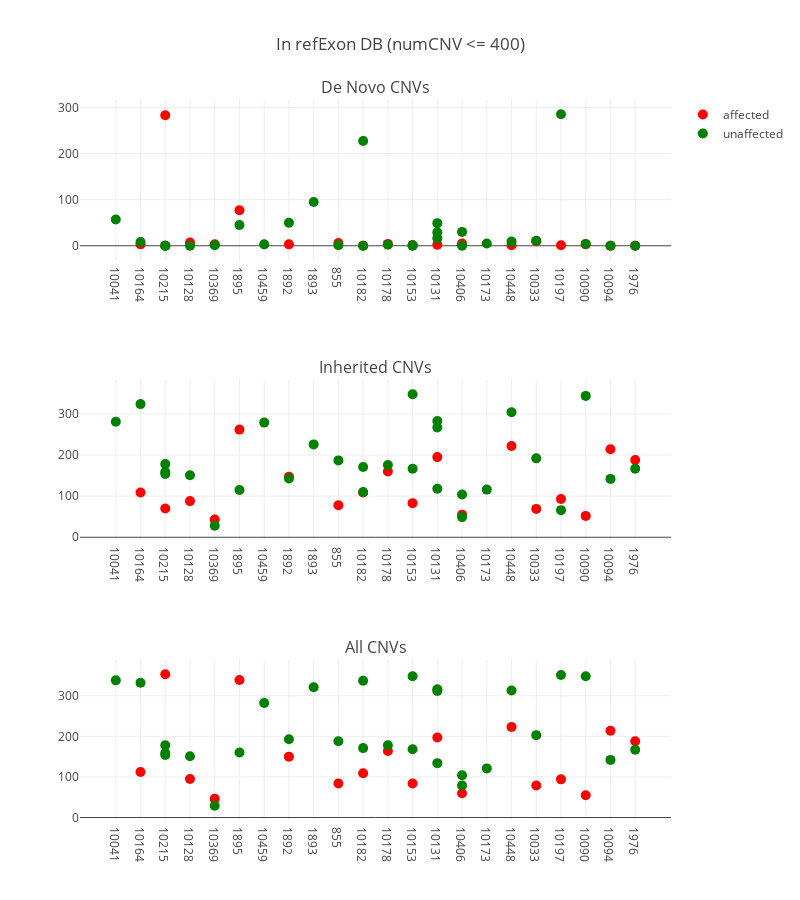
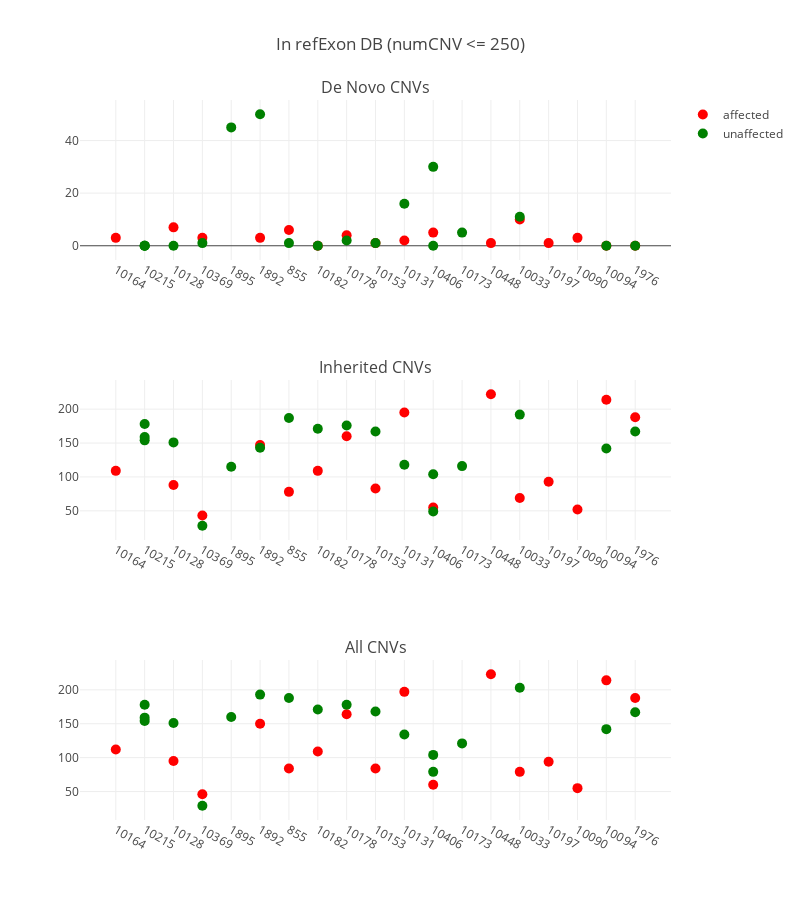

Notebook code for these charts, in order:
### Code cell
plot_cnvs('/data/sudregp/cnv/penncnv/results/summary_refexon_400.csv',
          'In refExon DB (numCNV <= 400)')
plot_cnvs('/data/sudregp/cnv/penncnv/results/summary_refexon_250.csv',
          'In refExon DB (numCNV <= 250)')

### Figure 1 — Plotly figure (JSON) as saved in the notebook; plotly's stock layout.template omitted (floating-point values rounded to 4 significant figures)
{"data": [{"hoverinfo": "text+y", "marker": {"color": "red", "size": 10}, "mode": "markers", "name": "affected", "showlegend": true, "text": ["CLIA_400122", "CLIA_400125", "CLIA_400153", "CCGO_800980", "CLIA_400132", "CLIA_400134", "CLIA_400216", "CLIA_400121", "CLIA_400131", "CLIA_400128", "CLIA_400140", "CLIA_400178", "CLIA_400205", "CLIA_400127", "CLIA_400129", "CLIA_400123", "CLIA_400130", "CLIA_400204"], "type": "scatter", "x": [1, 2, 3, 4, 5, 7, 9, 10, 11, 12, 13, 14, 16, 17, 18, 19, 20, 21], "xaxis": "x1", "y": [3, 283, 7, 3, 77, 3, 6, 0, 4, 1, 2, 5, 1, 10, 1, 3, 0, 0], "yaxis": "y1"}, {"hoverinfo": "text+y", "hovertext": ["CLIA_400155", "CLIA_400135", "CLIA_400191", "CLIA_400189", "CLIA_400193", "CLIA_400152", "CCGO_800979", "CLIA_400158", "CLIA_400209", "CLIA_400175", "CLIA_400162", "CLIA_400133", "CLIA_400170", "CLIA_400172", "CLIA_400159", "CLIA_400210", "CLIA_400212", "CLIA_400138", "CLIA_400139", "CLIA_400142", "CLIA_400179", "CLIA_400180", "CLIA_400148", "CLIA_400200", "CLIA_400166", "CLIA_400181", "CLIA_400195", "CLIA_400144", "CLIA_400201"], "marker": {"color": "green", "size": 10}, "mode": "markers", "name": "unaffected", "showlegend": true, "type": "scatter", "x": [0, 1, 2, 2, 2, 3, 4, 5, 6, 7, 8, 9, 10, 10, 11, 12, 12, 13, 13, 13, 14, 14, 15, 16, 17, 18, 19, 20, 21], "xaxis": "x1", "y": [57, 8, 0, 0, 0, 0, 1, 45, 3, 50, 95, 1, 0, 227, 2, 0, 1, 16, 49, 29, 30, 0, 5, 9, 11, 285, 4, 0, 0], "yaxis": "y1"}, {"hoverinfo": "text+y", "marker": {"color": "red", "size": 10}, "mode": "markers", "name": "affected", "showlegend": false, "text": ["CLIA_400122", "CLIA_400125", "CLIA_400153", "CCGO_800980", "CLIA_400132", "CLIA_400134", "CLIA_400216", "CLIA_400121", "CLIA_400131", "CLIA_400128", "CLIA_400140", "CLIA_400178", "CLIA_400205", "CLIA_400127", "CLIA_400129", "CLIA_400123", "CLIA_400130", "CLIA_400204"], "type": "scatter", "x": [1, 2, 3, 4, 5, 7, 9, 10, 11, 12, 13, 14, 16, 17, 18, 19, 20, 21], "xaxis": "x2", "y": [109, 70, 88, 43, 262, 147, 78, 109, 160, 83, 195, 55, 222, 69, 93, 52, 214, 188], "yaxis": "y2"}, {"hoverinfo": "text+y", "hovertext": ["CLIA_400155", "CLIA_400135", "CLIA_400191", "CLIA_400189", "CLIA_400193", "CLIA_400152", "CCGO_800979", "CLIA_400158", "CLIA_400209", "CLIA_400175", "CLIA_400162", "CLIA_400133", "CLIA_400170", "CLIA_400172", "CLIA_400159", "CLIA_400210", "CLIA_400212", "CLIA_400138", "CLIA_400139", "CLIA_400142", "CLIA_400179", "CLIA_400180", "CLIA_400148", "CLIA_400200", "CLIA_400166", "CLIA_400181", "CLIA_400195", "CLIA_400144", "CLIA_400201"], "marker": {"color": "green", "size": 10}, "mode": "markers", "name": "unaffected", "showlegend": false, "type": "scatter", "x": [0, 1, 2, 2, 2, 3, 4, 5, 6, 7, 8, 9, 10, 10, 11, 12, 12, 13, 13, 13, 14, 14, 15, 16, 17, 18, 19, 20, 21], "xaxis": "x2", "y": [281, 324, 159, 154, 178, 151, 28, 115, 279, 143, 226, 187, 171, 110, 176, 348, 167, 118, 267, 283, 49, 104, 116, 304, 192, 66, 344, 142, 167], "yaxis": "y2"}, {"hoverinfo": "text+y", "marker": {"color": "red", "size": 10}, "mode": "markers", "name": "affected", "showlegend": false, "text": ["CLIA_400122", "CLIA_400125", "CLIA_400153", "CCGO_800980", "CLIA_400132", "CLIA_400134", "CLIA_400216", "CLIA_400121", "CLIA_400131", "CLIA_400128", "CLIA_400140", "CLIA_400178", "CLIA_400205", "CLIA_400127", "CLIA_400129", "CLIA_400123", "CLIA_400130", "CLIA_400204"], "type": "scatter", "x": [1, 2, 3, 4, 5, 7, 9, 10, 11, 12, 13, 14, 16, 17, 18, 19, 20, 21], "xaxis": "x3", "y": [112, 353, 95, 46, 339, 150, 84, 109, 164, 84, 197, 60, 223, 79, 94, 55, 214, 188], "yaxis": "y3"}, {"hoverinfo": "text+y", "hovertext": ["CLIA_400155", "CLIA_400135", "CLIA_400191", "CLIA_400189", "CLIA_400193", "CLIA_400152", "CCGO_800979", "CLIA_400158", "CLIA_400209", "CLIA_400175", "CLIA_400162", "CLIA_400133", "CLIA_400170", "CLIA_400172", "CLIA_400159", "CLIA_400210", "CLIA_400212", "CLIA_400138", "CLIA_400139", "CLIA_400142", "CLIA_400179", "CLIA_400180", "CLIA_400148", "CLIA_400200", "CLIA_400166", "CLIA_400181", "CLIA_400195", "CLIA_400144", "CLIA_400201"], "marker": {"color": "green", "size": 10}, "mode": "markers", "name": "unaffected", "showlegend": false, "type": "scatter", "x": [0, 1, 2, 2, 2, 3, 4, 5, 6, 7, 8, 9, 10, 10, 11, 12, 12, 13, 13, 13, 14, 14, 15, 16, 17, 18, 19, 20, 21], "xaxis": "x3", "y": [338, 332, 159, 154, 178, 151, 29, 160, 282, 193, 321, 188, 171, 337, 178, 348, 168, 134, 316, 312, 79, 104, 121, 313, 203, 351, 348, 142, 167], "yaxis": "y3"}], "layout": {"annotations": [{"font": {"size": 16}, "showarrow": false, "text": "De Novo CNVs", "x": 0.5, "xanchor": "center", "xref": "paper", "y": 1, "yanchor": "bottom", "yref": "paper"}, {"font": {"size": 16}, "showarrow": false, "text": "Inherited CNVs", "x": 0.5, "xanchor": "center", "xref": "paper", "y": 0.6111, "yanchor": "bottom", "yref": "paper"}, {"font": {"size": 16}, "showarrow": false, "text": "All CNVs", "x": 0.5, "xanchor": "center", "xref": "paper", "y": 0.2222, "yanchor": "bottom", "yref": "paper"}], "height": 900, "hovermode": "closest", "title": "In refExon DB (numCNV <= 400)", "width": 800, "xaxis1": {"anchor": "y1", "domain": [0, 1], "ticktext": ["10041", "10164", "10215", "10128", "10369", "1895", "10459", "1892", "1893", "855", "10182", "10178", "10153", "10131", "10406", "10173", "10448", "10033", "10197", "10090", "10094", "1976"], "tickvals": [0, 1, 2, 3, 4, 5, 6, 7, 8, 9, 10, 11, 12, 13, 14, 15, 16, 17, 18, 19, 20, 21], "zeroline": false}, "xaxis2": {"anchor": "y2", "domain": [0, 1], "ticktext": ["10041", "10164", "10215", "10128", "10369", "1895", "10459", "1892", "1893", "855", "10182", "10178", "10153", "10131", "10406", "10173", "10448", "10033", "10197", "10090", "10094", "1976"], "tickvals": [0, 1, 2, 3, 4, 5, 6, 7, 8, 9, 10, 11, 12, 13, 14, 15, 16, 17, 18, 19, 20, 21], "zeroline": false}, "xaxis3": {"anchor": "y3", "domain": [0, 1], "ticktext": ["10041", "10164", "10215", "10128", "10369", "1895", "10459", "1892", "1893", "855", "10182", "10178", "10153", "10131", "10406", "10173", "10448", "10033", "10197", "10090", "10094", "1976"], "tickvals": [0, 1, 2, 3, 4, 5, 6, 7, 8, 9, 10, 11, 12, 13, 14, 15, 16, 17, 18, 19, 20, 21], "zeroline": false}, "yaxis1": {"anchor": "x1", "domain": [0.7778, 1]}, "yaxis2": {"anchor": "x2", "domain": [0.3889, 0.6111]}, "yaxis3": {"anchor": "x3", "domain": [0, 0.2222]}}}

### Figure 2 — Plotly figure (JSON) as saved in the notebook; plotly's stock layout.template omitted (floating-point values rounded to 4 significant figures)
{"data": [{"hoverinfo": "text+y", "marker": {"color": "red", "size": 10}, "mode": "markers", "name": "affected", "showlegend": true, "text": ["CLIA_400122", "CLIA_400153", "CCGO_800980", "CLIA_400134", "CLIA_400216", "CLIA_400121", "CLIA_400131", "CLIA_400128", "CLIA_400140", "CLIA_400178", "CLIA_400205", "CLIA_400127", "CLIA_400129", "CLIA_400123", "CLIA_400130", "CLIA_400204"], "type": "scatter", "x": [0, 2, 3, 5, 6, 7, 8, 9, 10, 11, 13, 14, 15, 16, 17, 18], "xaxis": "x1", "y": [3, 7, 3, 3, 6, 0, 4, 1, 2, 5, 1, 10, 1, 3, 0, 0], "yaxis": "y1"}, {"hoverinfo": "text+y", "hovertext": ["CLIA_400191", "CLIA_400189", "CLIA_400193", "CLIA_400152", "CCGO_800979", "CLIA_400158", "CLIA_400175", "CLIA_400133", "CLIA_400170", "CLIA_400159", "CLIA_400212", "CLIA_400138", "CLIA_400179", "CLIA_400180", "CLIA_400148", "CLIA_400166", "CLIA_400144", "CLIA_400201"], "marker": {"color": "green", "size": 10}, "mode": "markers", "name": "unaffected", "showlegend": true, "type": "scatter", "x": [1, 1, 1, 2, 3, 4, 5, 6, 7, 8, 9, 10, 11, 11, 12, 14, 17, 18], "xaxis": "x1", "y": [0, 0, 0, 0, 1, 45, 50, 1, 0, 2, 1, 16, 30, 0, 5, 11, 0, 0], "yaxis": "y1"}, {"hoverinfo": "text+y", "marker": {"color": "red", "size": 10}, "mode": "markers", "name": "affected", "showlegend": false, "text": ["CLIA_400122", "CLIA_400153", "CCGO_800980", "CLIA_400134", "CLIA_400216", "CLIA_400121", "CLIA_400131", "CLIA_400128", "CLIA_400140", "CLIA_400178", "CLIA_400205", "CLIA_400127", "CLIA_400129", "CLIA_400123", "CLIA_400130", "CLIA_400204"], "type": "scatter", "x": [0, 2, 3, 5, 6, 7, 8, 9, 10, 11, 13, 14, 15, 16, 17, 18], "xaxis": "x2", "y": [109, 88, 43, 147, 78, 109, 160, 83, 195, 55, 222, 69, 93, 52, 214, 188], "yaxis": "y2"}, {"hoverinfo": "text+y", "hovertext": ["CLIA_400191", "CLIA_400189", "CLIA_400193", "CLIA_400152", "CCGO_800979", "CLIA_400158", "CLIA_400175", "CLIA_400133", "CLIA_400170", "CLIA_400159", "CLIA_400212", "CLIA_400138", "CLIA_400179", "CLIA_400180", "CLIA_400148", "CLIA_400166", "CLIA_400144", "CLIA_400201"], "marker": {"color": "green", "size": 10}, "mode": "markers", "name": "unaffected", "showlegend": false, "type": "scatter", "x": [1, 1, 1, 2, 3, 4, 5, 6, 7, 8, 9, 10, 11, 11, 12, 14, 17, 18], "xaxis": "x2", "y": [159, 154, 178, 151, 28, 115, 143, 187, 171, 176, 167, 118, 49, 104, 116, 192, 142, 167], "yaxis": "y2"}, {"hoverinfo": "text+y", "marker": {"color": "red", "size": 10}, "mode": "markers", "name": "affected", "showlegend": false, "text": ["CLIA_400122", "CLIA_400153", "CCGO_800980", "CLIA_400134", "CLIA_400216", "CLIA_400121", "CLIA_400131", "CLIA_400128", "CLIA_400140", "CLIA_400178", "CLIA_400205", "CLIA_400127", "CLIA_400129", "CLIA_400123", "CLIA_400130", "CLIA_400204"], "type": "scatter", "x": [0, 2, 3, 5, 6, 7, 8, 9, 10, 11, 13, 14, 15, 16, 17, 18], "xaxis": "x3", "y": [112, 95, 46, 150, 84, 109, 164, 84, 197, 60, 223, 79, 94, 55, 214, 188], "yaxis": "y3"}, {"hoverinfo": "text+y", "hovertext": ["CLIA_400191", "CLIA_400189", "CLIA_400193", "CLIA_400152", "CCGO_800979", "CLIA_400158", "CLIA_400175", "CLIA_400133", "CLIA_400170", "CLIA_400159", "CLIA_400212", "CLIA_400138", "CLIA_400179", "CLIA_400180", "CLIA_400148", "CLIA_400166", "CLIA_400144", "CLIA_400201"], "marker": {"color": "green", "size": 10}, "mode": "markers", "name": "unaffected", "showlegend": false, "type": "scatter", "x": [1, 1, 1, 2, 3, 4, 5, 6, 7, 8, 9, 10, 11, 11, 12, 14, 17, 18], "xaxis": "x3", "y": [159, 154, 178, 151, 29, 160, 193, 188, 171, 178, 168, 134, 79, 104, 121, 203, 142, 167], "yaxis": "y3"}], "layout": {"annotations": [{"font": {"size": 16}, "showarrow": false, "text": "De Novo CNVs", "x": 0.5, "xanchor": "center", "xref": "paper", "y": 1, "yanchor": "bottom", "yref": "paper"}, {"font": {"size": 16}, "showarrow": false, "text": "Inherited CNVs", "x": 0.5, "xanchor": "center", "xref": "paper", "y": 0.6111, "yanchor": "bottom", "yref": "paper"}, {"font": {"size": 16}, "showarrow": false, "text": "All CNVs", "x": 0.5, "xanchor": "center", "xref": "paper", "y": 0.2222, "yanchor": "bottom", "yref": "paper"}], "height": 900, "hovermode": "closest", "title": "In refExon DB (numCNV <= 250)", "width": 800, "xaxis1": {"anchor": "y1", "domain": [0, 1], "ticktext": ["10164", "10215", "10128", "10369", "1895", "1892", "855", "10182", "10178", "10153", "10131", "10406", "10173", "10448", "10033", "10197", "10090", "10094", "1976"], "tickvals": [0, 1, 2, 3, 4, 5, 6, 7, 8, 9, 10, 11, 12, 13, 14, 15, 16, 17, 18], "zeroline": false}, "xaxis2": {"anchor": "y2", "domain": [0, 1], "ticktext": ["10164", "10215", "10128", "10369", "1895", "1892", "855", "10182", "10178", "10153", "10131", "10406", "10173", "10448", "10033", "10197", "10090", "10094", "1976"], "tickvals": [0, 1, 2, 3, 4, 5, 6, 7, 8, 9, 10, 11, 12, 13, 14, 15, 16, 17, 18], "zeroline": false}, "xaxis3": {"anchor": "y3", "domain": [0, 1], "ticktext": ["10164", "10215", "10128", "10369", "1895", "1892", "855", "10182", "10178", "10153", "10131", "10406", "10173", "10448", "10033", "10197", "10090", "10094", "1976"], "tickvals": [0, 1, 2, 3, 4, 5, 6, 7, 8, 9, 10, 11, 12, 13, 14, 15, 16, 17, 18], "zeroline": false}, "yaxis1": {"anchor": "x1", "domain": [0.7778, 1]}, "yaxis2": {"anchor": "x2", "domain": [0.3889, 0.6111]}, "yaxis3": {"anchor": "x3", "domain": [0, 0.2222]}}}
